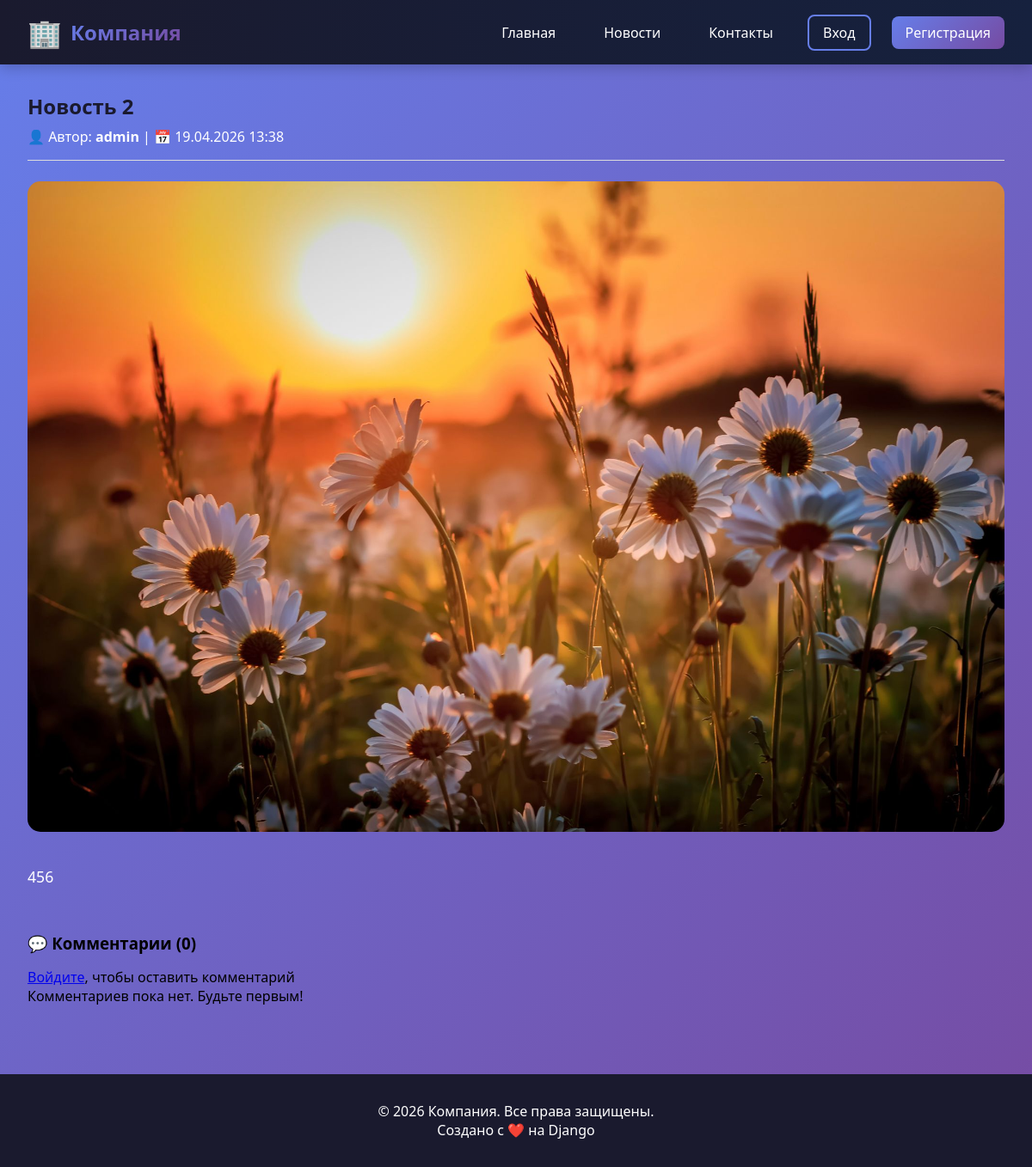
/news/3/, run on the app's committed database.
### blog/models.py (models this page shows, shortened)
class News(models.Model):
    title = models.CharField(max_length=200, verbose_name="Заголовок")
    content = models.TextField(verbose_name="Содержание")
    author = models.ForeignKey(User, on_delete=models.CASCADE, verbose_name="Автор")
    date_published = models.DateTimeField(default=timezone.now, verbose_name="Дата публикации")
    image = models.ImageField(upload_to='news_images/', blank=True, null=True, verbose_name="Изображение")
    created_at = models.DateTimeField(auto_now_add=True)
    updated_at = models.DateTimeField(auto_now=True)
    class Meta:
        verbose_name = "Новость"
        verbose_name_plural = "Новости"
        ordering = ['-date_published']

### blog/views.py (the view)
# urls.py: path('news/<int:pk>/', views.news_detail, name='news_detail'),
def news_detail(request, pk):
    news = get_object_or_404(News, pk=pk)
    comments = news.comments.filter(is_active=True)
    if request.method == 'POST' and request.user.is_authenticated:
        form = CommentForm(request.POST)
        if form.is_valid():
            comment = form.save(commit=False)
            comment.news = news
            comment.user = request.user
            comment.save()
            messages.success(request, 'Комментарий добавлен!')
            return redirect('blog:news_detail', pk=news.pk)
    else:
        form = CommentForm()
    return render(request, 'blog/news_detail.html', {
        'news': news,
        'comments': comments,
        'form': form,
    })

### blog/templates/blog/news_detail.html (shortened to what this page needs)
{% extends 'base.html' %}
{% block content %}
<article>
    <h1 style="color: #1a1a2e; margin-bottom: 0.5rem;">{{ news.title }}</h1>
    <div style="display: flex; justify-content: space-between; align-items: center; margin-bottom: 1.5rem; padding-bottom: 1rem; border-bottom: 1px solid #ddd;">
        <div style="color: #FFFFFF;">
            👤 Автор: <strong>{{ news.author.username }}</strong> |
            📅 {{ news.date_published|date:"d.m.Y H:i" }}
        </div>
    </div>
    {% if news.image %}
    <div style="margin-bottom: 2rem;">
        <img src="{{ news.image.url }}" alt="{{ news.title }}" style="max-width: 100%; border-radius: 15px;">
    </div>
    {% endif %}
    <div style="font-size: 1.1rem; line-height: 1.8; color: #FFFFFF; margin-bottom: 2rem;">
        {{ news.content|linebreaks }}
    </div>
</article>
<div class="comments-section">
    <h3 style="margin-bottom: 1rem;">💬 Комментарии ({{ comments.count }})</h3>
    {% if user.is_authenticated %}
    <div style="background: #f8f9fa; padding: 1.5rem; border-radius: 15px; margin-bottom: 2rem;">
        <h4>Оставить комментарий</h4>
        <form method="post">
            {% csrf_token %}
            {{ form.text }}
            <button type="submit" class="btn btn-primary" style="margin-top: 1rem;">Отправить</button>
        </form>
    </div>
    {% else %}
    <p><a href="{% url 'users:login' %}">Войдите</a>, чтобы оставить комментарий</p>
    {% endif %}
    {% for comment in comments %}
    <div class="comment">
        <div class="comment-header">
            <span class="comment-author">👤 {{ comment.user.username }}</span>
            <span>{{ comment.date_created|date:"d.m.Y H:i" }}</span>
        </div>
        <p>{{ comment.text }}</p>
    </div>
    {% empty %}
    <p>Комментариев пока нет. Будьте первым!</p>
    {% endfor %}
</div>
{% endblock %}

### templates/base.html (style rules this page uses)
* { margin: 0; padding: 0; box-sizing: border-box; }
body { font-family: 'Segoe UI', Tahoma, Geneva, Verdana, sans-serif; background: linear-gradient(135deg, #667eea 0%, #764ba2 100%); min-height: 100vh; }
.comments-section { margin-top: 3rem; }

### data on the page
News: title "Новость 2", author.username "admin", date_published "19.04.2026 13:38", image (picture), content "456"

### other printed values
{{ comments.count }} "0"
